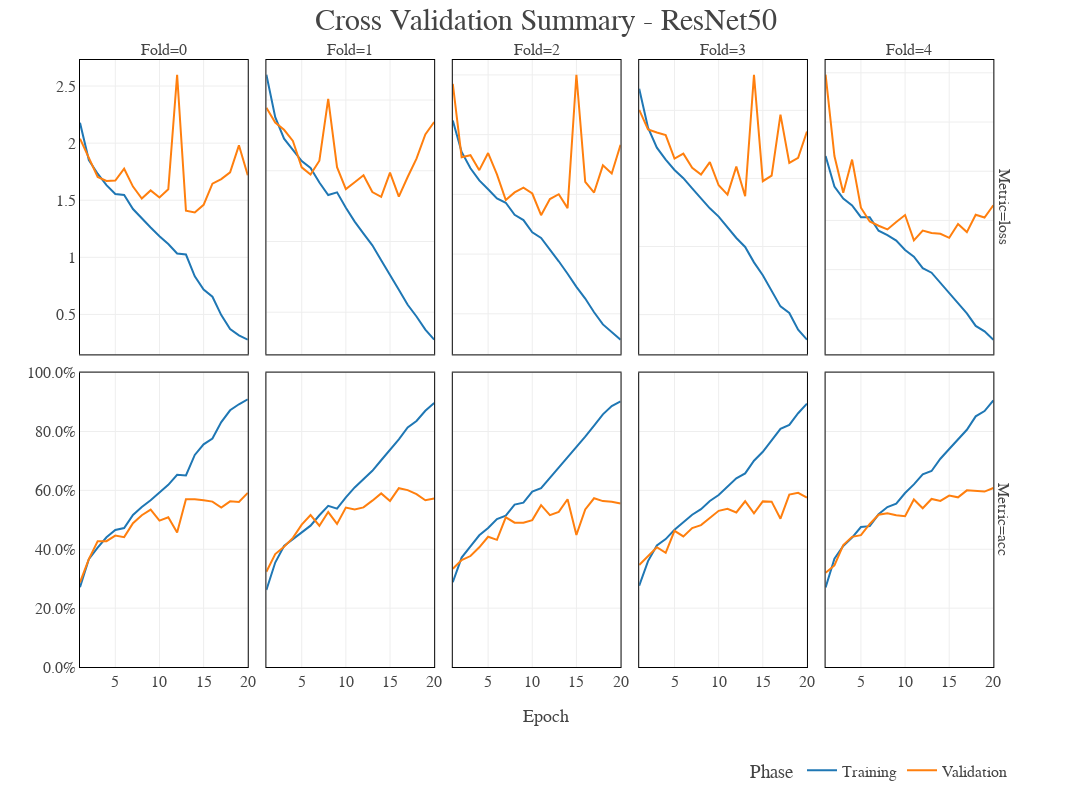

This figure's notebook cell:
### Code cell
cv_summary_resnet50 = px.line(cv_data_resnet50, x='epoch', 
                        y='value', color='phase', 
                        facet_row='metric', 
                        facet_col='outer_fold',
                        labels={'value': 'Value', 'epoch': 'Epoch', 
                                'phase': 'Phase', 'metric': 'Metric',
                                'outer_fold': 'Fold'},
                        template='gridon')
# Renaming traces
new_names = {'train': 'Training', 'val': 'Validation'}
for trace in cv_summary_resnet50.data:
    trace.update(name=new_names[trace.name])
cv_summary_resnet50.for_each_xaxis(lambda axis: axis.update(showline=True, linecolor='black', mirror=True, title=''))
cv_summary_resnet50.add_annotation(
    x=0.5,
    y=-0.1,
    xref='paper',
    yref='paper',
    text='Epoch',
    showarrow=False,
    font=dict(size=18)
)
cv_summary_resnet50.for_each_yaxis(lambda axis: axis.update(showline=True, linecolor='black', mirror=True, title=''))
cv_summary_resnet50.for_each_yaxis(lambda axis: axis.update(range=[0.0, 1.0], tickformat='.1%'), row=1)
cv_summary_resnet50.update_layout(
    width=1200,
    height=800,
    legend=dict(
        orientation='h',
        yanchor='bottom',
        y=-0.2,
        xanchor='right',
        x=1
    ),
    font=dict(
        size=16,
        family='Barlow'
    ),
    title=dict(
        text='Cross Validation Summary - ResNet50',
        x=0.5,
        font=dict(size=30)
    )
)
cv_summary_resnet50.update_yaxes(
    matches=None
)

### Figure 1 — Plotly figure (JSON) as saved in the notebook; plotly's stock layout.template omitted (floating-point values rounded to 4 significant figures)
{"data": [{"hovertemplate": "Phase=train<br>Metric=loss<br>Fold=0<br>Epoch=%{x}<br>Value=%{y}<extra></extra>", "legendgroup": "train", "line": {"color": "#1F77B4", "dash": "solid"}, "marker": {"symbol": "circle"}, "mode": "lines", "name": "Training", "orientation": "v", "showlegend": true, "type": "scatter", "x": [1, 2, 3, 4, 5, 6, 7, 8, 9, 10, 11, 12, 13, 14, 15, 16, 17, 18, 19, 20], "xaxis": "x6", "y": [2.178, 1.852, 1.732, 1.633, 1.554, 1.546, 1.423, 1.339, 1.262, 1.185, 1.116, 1.034, 1.025, 0.8342, 0.7181, 0.6551, 0.494, 0.3721, 0.3173, 0.2791], "yaxis": "y6"}, {"hovertemplate": "Phase=train<br>Metric=loss<br>Fold=1<br>Epoch=%{x}<br>Value=%{y}<extra></extra>", "legendgroup": "train", "line": {"color": "#1F77B4", "dash": "solid"}, "marker": {"symbol": "circle"}, "mode": "lines", "name": "Training", "orientation": "v", "showlegend": false, "type": "scatter", "x": [1, 2, 3, 4, 5, 6, 7, 8, 9, 10, 11, 12, 13, 14, 15, 16, 17, 18, 19, 20], "xaxis": "x7", "y": [2.179, 1.879, 1.726, 1.644, 1.568, 1.52, 1.417, 1.329, 1.348, 1.238, 1.14, 1.056, 0.9727, 0.8673, 0.7659, 0.6592, 0.5524, 0.4694, 0.3769, 0.3057], "yaxis": "y7"}, {"hovertemplate": "Phase=train<br>Metric=loss<br>Fold=2<br>Epoch=%{x}<br>Value=%{y}<extra></extra>", "legendgroup": "train", "line": {"color": "#1F77B4", "dash": "solid"}, "marker": {"symbol": "circle"}, "mode": "lines", "name": "Training", "orientation": "v", "showlegend": false, "type": "scatter", "x": [1, 2, 3, 4, 5, 6, 7, 8, 9, 10, 11, 12, 13, 14, 15, 16, 17, 18, 19, 20], "xaxis": "x8", "y": [2.118, 1.855, 1.719, 1.617, 1.543, 1.466, 1.43, 1.329, 1.285, 1.183, 1.135, 1.04, 0.9398, 0.8357, 0.7259, 0.6275, 0.5133, 0.4112, 0.3435, 0.2835], "yaxis": "y8"}, {"hovertemplate": "Phase=train<br>Metric=loss<br>Fold=3<br>Epoch=%{x}<br>Value=%{y}<extra></extra>", "legendgroup": "train", "line": {"color": "#1F77B4", "dash": "solid"}, "marker": {"symbol": "circle"}, "mode": "lines", "name": "Training", "orientation": "v", "showlegend": false, "type": "scatter", "x": [1, 2, 3, 4, 5, 6, 7, 8, 9, 10, 11, 12, 13, 14, 15, 16, 17, 18, 19, 20], "xaxis": "x9", "y": [2.159, 1.873, 1.726, 1.639, 1.562, 1.502, 1.427, 1.35, 1.281, 1.22, 1.142, 1.063, 0.9967, 0.8836, 0.7888, 0.6739, 0.5603, 0.5118, 0.3885, 0.3159], "yaxis": "y9"}, {"hovertemplate": "Phase=train<br>Metric=loss<br>Fold=4<br>Epoch=%{x}<br>Value=%{y}<extra></extra>", "legendgroup": "train", "line": {"color": "#1F77B4", "dash": "solid"}, "marker": {"symbol": "circle"}, "mode": "lines", "name": "Training", "orientation": "v", "showlegend": false, "type": "scatter", "x": [1, 2, 3, 4, 5, 6, 7, 8, 9, 10, 11, 12, 13, 14, 15, 16, 17, 18, 19, 20], "xaxis": "x10", "y": [2.155, 1.845, 1.722, 1.653, 1.534, 1.533, 1.395, 1.351, 1.295, 1.2, 1.132, 1.015, 0.9694, 0.8638, 0.7646, 0.6612, 0.5559, 0.4283, 0.3731, 0.2889], "yaxis": "y10"}, {"hovertemplate": "Phase=train<br>Metric=acc<br>Fold=0<br>Epoch=%{x}<br>Value=%{y}<extra></extra>", "legendgroup": "train", "line": {"color": "#1F77B4", "dash": "solid"}, "marker": {"symbol": "circle"}, "mode": "lines", "name": "Training", "orientation": "v", "showlegend": false, "type": "scatter", "x": [1, 2, 3, 4, 5, 6, 7, 8, 9, 10, 11, 12, 13, 14, 15, 16, 17, 18, 19, 20], "xaxis": "x", "y": [0.2708, 0.3663, 0.4058, 0.4405, 0.4654, 0.4721, 0.5162, 0.5434, 0.5665, 0.5938, 0.6188, 0.6528, 0.6505, 0.7203, 0.7562, 0.7762, 0.8319, 0.872, 0.8925, 0.9092], "yaxis": "y"}, {"hovertemplate": "Phase=train<br>Metric=acc<br>Fold=1<br>Epoch=%{x}<br>Value=%{y}<extra></extra>", "legendgroup": "train", "line": {"color": "#1F77B4", "dash": "solid"}, "marker": {"symbol": "circle"}, "mode": "lines", "name": "Training", "orientation": "v", "showlegend": false, "type": "scatter", "x": [1, 2, 3, 4, 5, 6, 7, 8, 9, 10, 11, 12, 13, 14, 15, 16, 17, 18, 19, 20], "xaxis": "x2", "y": [0.2618, 0.3549, 0.411, 0.4343, 0.4582, 0.4801, 0.5155, 0.5475, 0.5377, 0.576, 0.6099, 0.6375, 0.6664, 0.7023, 0.7364, 0.7734, 0.8134, 0.8356, 0.8702, 0.8966], "yaxis": "y2"}, {"hovertemplate": "Phase=train<br>Metric=acc<br>Fold=2<br>Epoch=%{x}<br>Value=%{y}<extra></extra>", "legendgroup": "train", "line": {"color": "#1F77B4", "dash": "solid"}, "marker": {"symbol": "circle"}, "mode": "lines", "name": "Training", "orientation": "v", "showlegend": false, "type": "scatter", "x": [1, 2, 3, 4, 5, 6, 7, 8, 9, 10, 11, 12, 13, 14, 15, 16, 17, 18, 19, 20], "xaxis": "x3", "y": [0.2878, 0.3716, 0.4095, 0.4474, 0.4721, 0.5028, 0.5143, 0.5516, 0.5582, 0.5961, 0.6075, 0.6417, 0.6795, 0.7127, 0.7478, 0.7822, 0.8199, 0.8582, 0.8863, 0.902], "yaxis": "y3"}, {"hovertemplate": "Phase=train<br>Metric=acc<br>Fold=3<br>Epoch=%{x}<br>Value=%{y}<extra></extra>", "legendgroup": "train", "line": {"color": "#1F77B4", "dash": "solid"}, "marker": {"symbol": "circle"}, "mode": "lines", "name": "Training", "orientation": "v", "showlegend": false, "type": "scatter", "x": [1, 2, 3, 4, 5, 6, 7, 8, 9, 10, 11, 12, 13, 14, 15, 16, 17, 18, 19, 20], "xaxis": "x4", "y": [0.276, 0.3598, 0.4128, 0.4345, 0.4663, 0.4913, 0.5171, 0.5361, 0.5642, 0.5843, 0.6122, 0.6408, 0.6576, 0.7008, 0.7311, 0.7685, 0.809, 0.8221, 0.862, 0.8946], "yaxis": "y4"}, {"hovertemplate": "Phase=train<br>Metric=acc<br>Fold=4<br>Epoch=%{x}<br>Value=%{y}<extra></extra>", "legendgroup": "train", "line": {"color": "#1F77B4", "dash": "solid"}, "marker": {"symbol": "circle"}, "mode": "lines", "name": "Training", "orientation": "v", "showlegend": false, "type": "scatter", "x": [1, 2, 3, 4, 5, 6, 7, 8, 9, 10, 11, 12, 13, 14, 15, 16, 17, 18, 19, 20], "xaxis": "x5", "y": [0.2703, 0.368, 0.4114, 0.4393, 0.4753, 0.4784, 0.5186, 0.5434, 0.5551, 0.591, 0.6202, 0.6545, 0.6658, 0.7075, 0.7406, 0.7724, 0.8057, 0.8515, 0.8693, 0.9055], "yaxis": "y5"}, {"hovertemplate": "Phase=val<br>Metric=loss<br>Fold=0<br>Epoch=%{x}<br>Value=%{y}<extra></extra>", "legendgroup": "val", "line": {"color": "#FF7F0E", "dash": "solid"}, "marker": {"symbol": "circle"}, "mode": "lines", "name": "Validation", "orientation": "v", "showlegend": true, "type": "scatter", "x": [1, 2, 3, 4, 5, 6, 7, 8, 9, 10, 11, 12, 13, 14, 15, 16, 17, 18, 19, 20], "xaxis": "x6", "y": [2.039, 1.874, 1.703, 1.669, 1.672, 1.776, 1.62, 1.515, 1.586, 1.524, 1.596, 2.599, 1.408, 1.394, 1.459, 1.645, 1.686, 1.744, 1.981, 1.718], "yaxis": "y6"}, {"hovertemplate": "Phase=val<br>Metric=loss<br>Fold=1<br>Epoch=%{x}<br>Value=%{y}<extra></extra>", "legendgroup": "val", "line": {"color": "#FF7F0E", "dash": "solid"}, "marker": {"symbol": "circle"}, "mode": "lines", "name": "Validation", "orientation": "v", "showlegend": false, "type": "scatter", "x": [1, 2, 3, 4, 5, 6, 7, 8, 9, 10, 11, 12, 13, 14, 15, 16, 17, 18, 19, 20], "xaxis": "x7", "y": [1.946, 1.841, 1.79, 1.711, 1.524, 1.473, 1.571, 2.008, 1.525, 1.371, 1.418, 1.468, 1.349, 1.315, 1.487, 1.317, 1.456, 1.586, 1.757, 1.844], "yaxis": "y7"}, {"hovertemplate": "Phase=val<br>Metric=loss<br>Fold=2<br>Epoch=%{x}<br>Value=%{y}<extra></extra>", "legendgroup": "val", "line": {"color": "#FF7F0E", "dash": "solid"}, "marker": {"symbol": "circle"}, "mode": "lines", "name": "Validation", "orientation": "v", "showlegend": false, "type": "scatter", "x": [1, 2, 3, 4, 5, 6, 7, 8, 9, 10, 11, 12, 13, 14, 15, 16, 17, 18, 19, 20], "xaxis": "x8", "y": [2.426, 1.811, 1.828, 1.703, 1.846, 1.668, 1.453, 1.517, 1.555, 1.507, 1.326, 1.461, 1.501, 1.385, 2.502, 1.604, 1.515, 1.743, 1.674, 1.915], "yaxis": "y8"}, {"hovertemplate": "Phase=val<br>Metric=loss<br>Fold=3<br>Epoch=%{x}<br>Value=%{y}<extra></extra>", "legendgroup": "val", "line": {"color": "#FF7F0E", "dash": "solid"}, "marker": {"symbol": "circle"}, "mode": "lines", "name": "Validation", "orientation": "v", "showlegend": false, "type": "scatter", "x": [1, 2, 3, 4, 5, 6, 7, 8, 9, 10, 11, 12, 13, 14, 15, 16, 17, 18, 19, 20], "xaxis": "x9", "y": [2.004, 1.86, 1.837, 1.818, 1.646, 1.682, 1.579, 1.528, 1.62, 1.45, 1.382, 1.587, 1.37, 2.262, 1.48, 1.521, 1.969, 1.614, 1.652, 1.845], "yaxis": "y9"}, {"hovertemplate": "Phase=val<br>Metric=loss<br>Fold=4<br>Epoch=%{x}<br>Value=%{y}<extra></extra>", "legendgroup": "val", "line": {"color": "#FF7F0E", "dash": "solid"}, "marker": {"symbol": "circle"}, "mode": "lines", "name": "Validation", "orientation": "v", "showlegend": false, "type": "scatter", "x": [1, 2, 3, 4, 5, 6, 7, 8, 9, 10, 11, 12, 13, 14, 15, 16, 17, 18, 19, 20], "xaxis": "x10", "y": [2.98, 2.154, 1.782, 2.118, 1.629, 1.489, 1.446, 1.409, 1.485, 1.555, 1.297, 1.397, 1.374, 1.364, 1.324, 1.463, 1.382, 1.558, 1.53, 1.655], "yaxis": "y10"}, {"hovertemplate": "Phase=val<br>Metric=acc<br>Fold=0<br>Epoch=%{x}<br>Value=%{y}<extra></extra>", "legendgroup": "val", "line": {"color": "#FF7F0E", "dash": "solid"}, "marker": {"symbol": "circle"}, "mode": "lines", "name": "Validation", "orientation": "v", "showlegend": false, "type": "scatter", "x": [1, 2, 3, 4, 5, 6, 7, 8, 9, 10, 11, 12, 13, 14, 15, 16, 17, 18, 19, 20], "xaxis": "x", "y": [0.2874, 0.3665, 0.4269, 0.4273, 0.4465, 0.4411, 0.4885, 0.5156, 0.5344, 0.4973, 0.5085, 0.4569, 0.5702, 0.5698, 0.566, 0.5618, 0.5419, 0.5627, 0.5606, 0.5914], "yaxis": "y"}, {"hovertemplate": "Phase=val<br>Metric=acc<br>Fold=1<br>Epoch=%{x}<br>Value=%{y}<extra></extra>", "legendgroup": "val", "line": {"color": "#FF7F0E", "dash": "solid"}, "marker": {"symbol": "circle"}, "mode": "lines", "name": "Validation", "orientation": "v", "showlegend": false, "type": "scatter", "x": [1, 2, 3, 4, 5, 6, 7, 8, 9, 10, 11, 12, 13, 14, 15, 16, 17, 18, 19, 20], "xaxis": "x2", "y": [0.3237, 0.3837, 0.4083, 0.4387, 0.4838, 0.5162, 0.48, 0.5262, 0.4863, 0.5417, 0.5354, 0.5421, 0.565, 0.5896, 0.5642, 0.6075, 0.6008, 0.5871, 0.5663, 0.5725], "yaxis": "y2"}, {"hovertemplate": "Phase=val<br>Metric=acc<br>Fold=2<br>Epoch=%{x}<br>Value=%{y}<extra></extra>", "legendgroup": "val", "line": {"color": "#FF7F0E", "dash": "solid"}, "marker": {"symbol": "circle"}, "mode": "lines", "name": "Validation", "orientation": "v", "showlegend": false, "type": "scatter", "x": [1, 2, 3, 4, 5, 6, 7, 8, 9, 10, 11, 12, 13, 14, 15, 16, 17, 18, 19, 20], "xaxis": "x3", "y": [0.334, 0.3632, 0.3769, 0.4065, 0.4423, 0.4319, 0.5085, 0.4902, 0.4902, 0.499, 0.5498, 0.516, 0.5269, 0.5698, 0.4486, 0.5352, 0.5731, 0.5635, 0.561, 0.5556], "yaxis": "y3"}, {"hovertemplate": "Phase=val<br>Metric=acc<br>Fold=3<br>Epoch=%{x}<br>Value=%{y}<extra></extra>", "legendgroup": "val", "line": {"color": "#FF7F0E", "dash": "solid"}, "marker": {"symbol": "circle"}, "mode": "lines", "name": "Validation", "orientation": "v", "showlegend": false, "type": "scatter", "x": [1, 2, 3, 4, 5, 6, 7, 8, 9, 10, 11, 12, 13, 14, 15, 16, 17, 18, 19, 20], "xaxis": "x4", "y": [0.3465, 0.3753, 0.407, 0.3878, 0.4625, 0.4437, 0.4721, 0.4821, 0.5071, 0.5304, 0.5371, 0.525, 0.563, 0.5221, 0.5626, 0.5617, 0.5038, 0.5855, 0.5917, 0.5755], "yaxis": "y4"}, {"hovertemplate": "Phase=val<br>Metric=acc<br>Fold=4<br>Epoch=%{x}<br>Value=%{y}<extra></extra>", "legendgroup": "val", "line": {"color": "#FF7F0E", "dash": "solid"}, "marker": {"symbol": "circle"}, "mode": "lines", "name": "Validation", "orientation": "v", "showlegend": false, "type": "scatter", "x": [1, 2, 3, 4, 5, 6, 7, 8, 9, 10, 11, 12, 13, 14, 15, 16, 17, 18, 19, 20], "xaxis": "x5", "y": [0.32, 0.345, 0.4142, 0.4421, 0.4479, 0.4858, 0.5171, 0.5221, 0.5158, 0.5121, 0.5692, 0.5392, 0.5708, 0.5642, 0.5821, 0.5763, 0.6, 0.5983, 0.5958, 0.6079], "yaxis": "y5"}], "layout": {"annotations": [{"showarrow": false, "text": "Fold=0", "x": 0.09, "xanchor": "center", "xref": "paper", "y": 1, "yanchor": "bottom", "yref": "paper"}, {"showarrow": false, "text": "Fold=1", "x": 0.29, "xanchor": "center", "xref": "paper", "y": 1, "yanchor": "bottom", "yref": "paper"}, {"showarrow": false, "text": "Fold=2", "x": 0.49, "xanchor": "center", "xref": "paper", "y": 1, "yanchor": "bottom", "yref": "paper"}, {"showarrow": false, "text": "Fold=3", "x": 0.69, "xanchor": "center", "xref": "paper", "y": 1, "yanchor": "bottom", "yref": "paper"}, {"showarrow": false, "text": "Fold=4", "x": 0.89, "xanchor": "center", "xref": "paper", "y": 1, "yanchor": "bottom", "yref": "paper"}, {"showarrow": false, "text": "Metric=acc", "textangle": 90, "x": 0.98, "xanchor": "left", "xref": "paper", "y": 0.2425, "yanchor": "middle", "yref": "paper"}, {"showarrow": false, "text": "Metric=loss", "textangle": 90, "x": 0.98, "xanchor": "left", "xref": "paper", "y": 0.7575, "yanchor": "middle", "yref": "paper"}, {"font": {"size": 18}, "showarrow": false, "text": "Epoch", "x": 0.5, "xref": "paper", "y": -0.1, "yref": "paper"}], "font": {"family": "Barlow", "size": 16}, "height": 800, "legend": {"orientation": "h", "title": {"text": "Phase"}, "tracegroupgap": 0, "x": 1, "xanchor": "right", "y": -0.2, "yanchor": "bottom"}, "margin": {"t": 60}, "title": {"font": {"size": 30}, "text": "Cross Validation Summary - ResNet50", "x": 0.5}, "width": 1200, "xaxis": {"anchor": "y", "domain": [0, 0.18], "linecolor": "black", "mirror": true, "showline": true, "title": {"text": ""}}, "xaxis10": {"anchor": "y10", "domain": [0.8, 0.98], "linecolor": "black", "matches": "x", "mirror": true, "showline": true, "showticklabels": false, "title": {"text": ""}}, "xaxis2": {"anchor": "y2", "domain": [0.2, 0.38], "linecolor": "black", "matches": "x", "mirror": true, "showline": true, "title": {"text": ""}}, "xaxis3": {"anchor": "y3", "domain": [0.4, 0.58], "linecolor": "black", "matches": "x", "mirror": true, "showline": true, "title": {"text": ""}}, "xaxis4": {"anchor": "y4", "domain": [0.6, 0.78], "linecolor": "black", "matches": "x", "mirror": true, "showline": true, "title": {"text": ""}}, "xaxis5": {"anchor": "y5", "domain": [0.8, 0.98], "linecolor": "black", "matches": "x", "mirror": true, "showline": true, "title": {"text": ""}}, "xaxis6": {"anchor": "y6", "domain": [0, 0.18], "linecolor": "black", "matches": "x", "mirror": true, "showline": true, "showticklabels": false, "title": {"text": ""}}, "xaxis7": {"anchor": "y7", "domain": [0.2, 0.38], "linecolor": "black", "matches": "x", "mirror": true, "showline": true, "showticklabels": false, "title": {"text": ""}}, "xaxis8": {"anchor": "y8", "domain": [0.4, 0.58], "linecolor": "black", "matches": "x", "mirror": true, "showline": true, "showticklabels": false, "title": {"text": ""}}, "xaxis9": {"anchor": "y9", "domain": [0.6, 0.78], "linecolor": "black", "matches": "x", "mirror": true, "showline": true, "showticklabels": false, "title": {"text": ""}}, "yaxis": {"anchor": "x", "domain": [0, 0.485], "linecolor": "black", "mirror": true, "range": [0, 1], "showline": true, "tickformat": ".1%", "title": {"text": ""}}, "yaxis10": {"anchor": "x10", "domain": [0.515, 1], "linecolor": "black", "mirror": true, "showline": true, "showticklabels": false, "title": {"text": ""}}, "yaxis2": {"anchor": "x2", "domain": [0, 0.485], "linecolor": "black", "mirror": true, "range": [0, 1], "showline": true, "showticklabels": false, "tickformat": ".1%", "title": {"text": ""}}, "yaxis3": {"anchor": "x3", "domain": [0, 0.485], "linecolor": "black", "mirror": true, "range": [0, 1], "showline": true, "showticklabels": false, "tickformat": ".1%", "title": {"text": ""}}, "yaxis4": {"anchor": "x4", "domain": [0, 0.485], "linecolor": "black", "mirror": true, "range": [0, 1], "showline": true, "showticklabels": false, "tickformat": ".1%", "title": {"text": ""}}, "yaxis5": {"anchor": "x5", "domain": [0, 0.485], "linecolor": "black", "mirror": true, "range": [0, 1], "showline": true, "showticklabels": false, "tickformat": ".1%", "title": {"text": ""}}, "yaxis6": {"anchor": "x6", "domain": [0.515, 1], "linecolor": "black", "mirror": true, "showline": true, "title": {"text": ""}}, "yaxis7": {"anchor": "x7", "domain": [0.515, 1], "linecolor": "black", "mirror": true, "showline": true, "showticklabels": false, "title": {"text": ""}}, "yaxis8": {"anchor": "x8", "domain": [0.515, 1], "linecolor": "black", "mirror": true, "showline": true, "showticklabels": false, "title": {"text": ""}}, "yaxis9": {"anchor": "x9", "domain": [0.515, 1], "linecolor": "black", "mirror": true, "showline": true, "showticklabels": false, "title": {"text": ""}}}}
